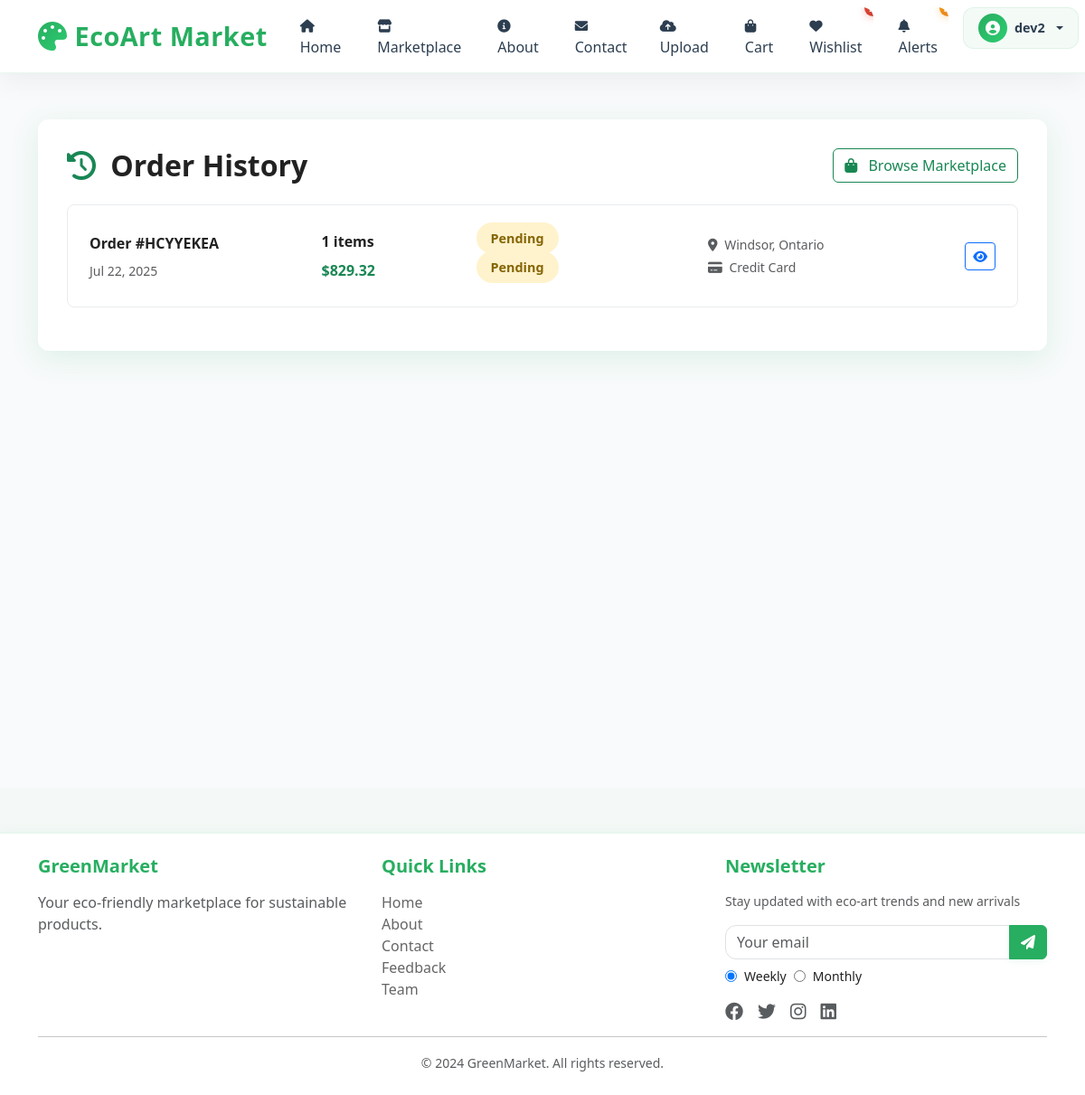
/orders/ (signed in), run on the app's committed database.
### market/models.py (models this page shows, shortened)
class Order(models.Model):
    STATUS_CHOICES = [
        ('pending', 'Pending'),
        ('processing', 'Processing'),
        ('shipped', 'Shipped'),
        ('delivered', 'Delivered'),
        ('cancelled', 'Cancelled'),
    ]
    PAYMENT_STATUS_CHOICES = [
        ('pending', 'Pending'),
        ('paid', 'Paid'),
        ('failed', 'Failed'),
        ('refunded', 'Refunded'),
    ]
    PAYMENT_METHOD_CHOICES = [
        ('credit_card', 'Credit Card'),
        ('paypal', 'PayPal'),
        ('bank_transfer', 'Bank Transfer'),
        ('cash_on_delivery', 'Cash on Delivery'),
    ]
    user = models.ForeignKey(User, on_delete=models.CASCADE, related_name='orders')
    order_number = models.CharField(max_length=20, unique=True)
    status = models.CharField(max_length=20, choices=STATUS_CHOICES, default='pending')
    payment_status = models.CharField(max_length=20, choices=PAYMENT_STATUS_CHOICES, default='pending')
    payment_method = models.CharField(max_length=20, choices=PAYMENT_METHOD_CHOICES)
    shipping_address = models.TextField()
    shipping_city = models.CharField(max_length=100)
    shipping_state = models.CharField(max_length=100)
    shipping_zip_code = models.CharField(max_length=20)
    shipping_country = models.CharField(max_length=100)
    shipping_phone = models.CharField(max_length=20)
    subtotal = models.DecimalField(max_digits=10, decimal_places=2)
    shipping_cost = models.DecimalField(max_digits=10, decimal_places=2, default=Decimal('0.00'))
    tax = models.DecimalField(max_digits=10, decimal_places=2, default=Decimal('0.00'))
    total = models.DecimalField(max_digits=10, decimal_places=2)
    created_at = models.DateTimeField(auto_now_add=True)
    updated_at = models.DateTimeField(auto_now=True)
    paid_at = models.DateTimeField(null=True, blank=True)
    shipped_at = models.DateTimeField(null=True, blank=True)
    notes = models.TextField(blank=True, null=True)
    class Meta:
        ordering = ['-created_at']
    @property
    def item_count(self):
        return sum(item.quantity for item in self.items.all())

class OrderItem(models.Model):
    order = models.ForeignKey(Order, on_delete=models.CASCADE, related_name='items')
    product = models.ForeignKey(Product, on_delete=models.CASCADE)
    quantity = models.PositiveIntegerField(default=1)
    price = models.DecimalField(max_digits=10, decimal_places=2)  # Price at time of order

### market/views.py (the view)
# urls.py: path('orders/', OrderHistoryView.as_view(), name='order_history'),
class OrderHistoryView(LoginRequiredMixin, View):
    def get(self, request):
        orders = Order.objects.filter(user=request.user).order_by('-created_at')
        return render(request, 'market/order_history.html', {'orders': orders})

### market/templates/market/order_history.html (shortened to what this page needs)
{% extends 'market/base.html' %}
{% block content %}
<div class="orders-bg">
    <div class="container">
        <div class="orders-card">
            <div class="d-flex justify-content-between align-items-center mb-4">
                <h2 class="fw-bold mb-0">
                    <i class="fas fa-history text-success me-2"></i>
                    Order History
                </h2>
                <a href="{% url 'marketplace' %}" class="btn btn-outline-success">
                    <i class="fas fa-shopping-bag me-2"></i>
                    Browse Marketplace
                </a>
            </div>
            {% if orders %}
                {% for order in orders %}
                <div class="order-item">
                    <div class="row align-items-center">
                        <div class="col-md-3">
                            <div class="mb-2">
                                <strong>Order #{{ order.order_number }}</strong>
                            </div>
                            <div class="text-muted small">
                                {{ order.created_at|date:"M d, Y" }}
                            </div>
                        </div>
                        <div class="col-md-2">
                            <div class="mb-2">
                                <strong>{{ order.item_count }} items</strong>
                            </div>
                            <div class="text-success fw-bold">
                                ${{ order.total }}
                            </div>
                        </div>
                        <div class="col-md-3">
                            <div class="mb-2">
                                <span class="status-badge status-{{ order.status }}">
                                    {{ order.get_status_display }}
                                </span>
                            </div>
                            <div class="mb-2">
                                <span class="status-badge payment-{{ order.payment_status }}">
                                    {{ order.get_payment_status_display }}
                                </span>
                            </div>
                        </div>
                        <div class="col-md-3">
                            <div class="text-muted small mb-1">
                                <i class="fas fa-map-marker-alt me-1"></i>
                                {{ order.shipping_city }}, {{ order.shipping_state }}
                            </div>
                            <div class="text-muted small">
                                <i class="fas fa-credit-card me-1"></i>
                                {{ order.get_payment_method_display }}
                            </div>
                        </div>
                        <div class="col-md-1 text-end">
                            <a href="{% url 'order_detail' order.id %}" class="btn btn-outline-primary btn-sm">
                                <i class="fas fa-eye"></i>
                            </a>
                        </div>
                    </div>
                </div>
                {% endfor %}
            {% endif %}
        </div>
    </div>
</div>
{% endblock %}

### market/templates/market/base.html (shortened to what this page needs)
<!DOCTYPE html>
<html lang="en">
<head>
    <link href="https://cdn.jsdelivr.net/npm/bootstrap@5.3.0/dist/css/bootstrap.min.css" rel="stylesheet">
    <link rel="stylesheet" href="https://cdnjs.cloudflare.com/ajax/libs/font-awesome/6.0.0/css/all.min.css">
</head>
<body>
    <nav class="navbar navbar-expand-lg navbar-light fixed-top" id="mainNavbar">
        <div class="container">
            <a class="navbar-brand" href="{% url 'home' %}">
                <i class="fas fa-palette brand-icon"></i>
                <span class="brand-text">EcoArt Market</span>
            </a>
            <div class="collapse navbar-collapse" id="navbarNav">
                <ul class="navbar-nav me-auto">
                    <li class="nav-item">
                        <a class="nav-link {% if request.path == '/' %}active{% endif %}" href="{% url 'home' %}">
                            <i class="fas fa-home nav-icon"></i>
                            <span>Home</span>
                        </a>
                    </li>
                    <li class="nav-item">
                        <a class="nav-link {% if request.path == '/market/' %}active{% endif %}" href="{% url 'marketplace' %}">
                            <i class="fas fa-store nav-icon"></i>
                            <span>Marketplace</span>
                        </a>
                    </li>
                    <li class="nav-item">
                        <a class="nav-link {% if request.path == '/about/' %}active{% endif %}" href="{% url 'about' %}">
                            <i class="fas fa-info-circle nav-icon"></i>
                            <span>About</span>
                        </a>
                    </li>
                    <li class="nav-item">
                        <a class="nav-link {% if request.path == '/contact/' %}active{% endif %}" href="{% url 'contact' %}">
                            <i class="fas fa-envelope nav-icon"></i>
                            <span>Contact</span>
                        </a>
                    </li>
                </ul>
                <ul class="navbar-nav user-nav">
                    {% if user.is_authenticated %}
                        <li class="nav-item nav-action-item">
                            <a class="nav-link action-link {% if request.path == '/upload/' %}active{% endif %}" href="{% url 'upload' %}">
                                <i class="fas fa-cloud-upload-alt nav-icon"></i>
                                <span>Upload</span>
                            </a>
                        </li>
                        <li class="nav-item nav-action-item">
                            <a class="nav-link position-relative {% if request.path == '/cart/' %}active{% endif %}" href="{% url 'cart' %}">
                                <i class="fas fa-shopping-bag nav-icon"></i>
                                <span>Cart</span>
                            </a>
                        </li>
                        <li class="nav-item nav-action-item">
                            <a class="nav-link position-relative {% if request.path == '/wishlist/' %}active{% endif %}" href="{% url 'wishlist' %}">
                                <i class="fas fa-heart nav-icon"></i>
                                <span>Wishlist</span>
                                {% if user.is_authenticated %}
                                    {% with wishlist_count=user.wishlist.count %}
                                        {% if wishlist_count > 0 %}
                                            <span class="nav-badge wishlist-badge">{{ wishlist_count }}</span>
                                        {% endif %}
                                    {% endwith %}
                                {% endif %}
                            </a>
                        </li>
                        <li class="nav-item nav-action-item">
                            <a class="nav-link position-relative {% if request.path == '/notifications/' %}active{% endif %}" href="{% url 'notifications' %}">
                                <i class="fas fa-bell nav-icon"></i>
                                <span>Alerts</span>
                                {% if unread_notification_count > 0 %}
                                    <span class="nav-badge notification-badge pulse">{{ unread_notification_count }}</span>
                                {% endif %}
                            </a>
                        </li>
                        <li class="nav-item dropdown nav-user-dropdown">
                            <a class="nav-link dropdown-toggle user-menu" href="#" id="userDropdown" role="button" data-bs-toggle="dropdown" aria-expanded="false">
                                <div class="user-avatar">
                                    {% if user.profile.profile_picture %}
                                        <img src="{{ user.profile.profile_picture.url }}" alt="{{ user.username }}" class="avatar-img">
                                    {% else %}
                                        <i class="fas fa-user-circle"></i>
                                    {% endif %}
                                </div>
                                <span class="user-name">{{ user.username }}</span>
                            </a>
                        </li>
                    {% endif %}
                </ul>
            </div>
        </div>
    </nav>
    <div class="mt-5 pt-4">
        {% block content %}{% endblock %}
    </div>
    <footer class="footer mt-5 py-4">
        <div class="container">
            <div class="row">
                <div class="col-md-4">
                    <h5 class="mb-3">GreenMarket</h5>
                    <p class="text-muted">Your eco-friendly marketplace for sustainable products.</p>
                </div>
                <div class="col-md-4">
                    <h5 class="mb-3">Quick Links</h5>
                    <ul class="list-unstyled">
                        <li><a href="{% url 'home' %}" class="text-decoration-none">Home</a></li>
                        <li><a href="{% url 'about' %}" class="text-decoration-none">About</a></li>
                        <li><a href="{% url 'contact' %}" class="text-decoration-none">Contact</a></li>
                        <li><a href="{% url 'user_feedback' %}" class="text-decoration-none">Feedback</a></li>
                        <li><a href="{% url 'team' %}" class="text-decoration-none">Team</a></li>
                    </ul>
                </div>
                <div class="col-md-4">
                    <h5 class="mb-3">Newsletter</h5>
                    <p class="text-muted small">Stay updated with eco-art trends and new arrivals</p>
                    <form id="newsletter-form" onsubmit="subscribeNewsletter(event)">
                        <div class="input-group mb-2">
                            <input type="email" class="form-control" name="email" placeholder="Your email" required>
                            <button class="btn btn-success" type="submit">
                                <i class="fas fa-paper-plane"></i>
                            </button>
                        </div>
                        <div class="d-flex gap-2 mb-2">
                            <input type="radio" name="frequency" value="weekly" id="weekly" checked>
                            <label for="weekly" class="form-check-label small">Weekly</label>
                            <input type="radio" name="frequency" value="monthly" id="monthly">
                            <label for="monthly" class="form-check-label small">Monthly</label>
                        </div>
                    </form>
                    <div class="d-flex gap-3 mt-3">
                        <a href="#" class="text-muted"><i class="fab fa-facebook fa-lg"></i></a>
                        <a href="#" class="text-muted"><i class="fab fa-twitter fa-lg"></i></a>
                        <a href="#" class="text-muted"><i class="fab fa-instagram fa-lg"></i></a>
                        <a href="#" class="text-muted"><i class="fab fa-linkedin fa-lg"></i></a>
                    </div>
                </div>
            </div>
            <hr>
            <div class="text-center text-muted">
                <small>&copy; 2024 GreenMarket. All rights reserved.</small>
            </div>
        </div>
    </footer>
</body>
</html>

### data on the page
Order: order_number "HCYYEKEA", created_at "Jul 22, 2025", item_count "1", total "829.32", status "Pending", payment_status "Pending", shipping_city "Windsor", shipping_state "Ontario", payment_method "Credit Card"

### other printed values
{{ user.username }} "dev2"
